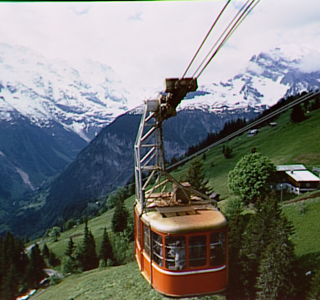
#> input picture python_image_manipulation/tp2/cablecar.BMP, 320 x 300 px
$ python exo.py
#> lines starting #> are read from the running program, lines starting #| are printed output that depends on the picture; after the words box and inside, x2 and y2 are one past the last pixel; in counts of white or black regions, pixels touching at a corner belong together
import cv2
import matplotlib.pyplot as plt
import numpy as np

# Read the image
img = cv2.imread('cablecar.BMP') #you can add a secnd paraneter as 0 to read it as gray
#> img is the input picture: shape (300, 320, 3); mean B, G, R 117.6, 120, 117.9
if img is None:
    print("Erreur : Impossible de charger l'image.")
    exit()

height, width, _ = img.shape
#> height = 300; width = 320
bloc  = (width)//3
#> bloc = 106
end = bloc + bloc
#> end = 212

gg = img[:, bloc:end ]
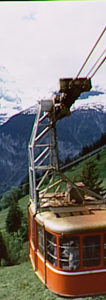
#> gg: shape (300, 106, 3); mean B, G, R 121, 125.7, 132.1

gg = cv2.cvtColor(gg, cv2.COLOR_BGR2GRAY)
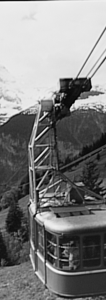
#> gg: shape (300, 106); min 0, max 250, mean 127.1

threshold = 127

_,bg = cv2.threshold(gg, threshold, 255, cv2.THRESH_BINARY)
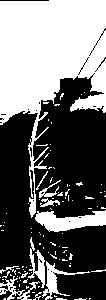
#> bg: shape (300, 106); 43.8% white; 103 white regions (91 under 20 px), largest, box (x1, y1, x2, y2) and area: (0, 0, 106, 218) 11216, (35, 210, 106, 232) 942, (42, 261, 90, 300) 406
bg = cv2.cvtColor(bg, cv2.COLOR_GRAY2BGR)

img[:, bloc:end] = bg
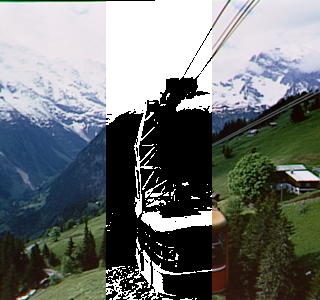
#> img: shape (300, 320, 3); mean B, G, R 114.5, 115.3, 111.1

img = cv2.cvtColor(img, cv2.COLOR_BGR2RGB)

figure, plots = plt.subplots(1, 1)

plots.imshow(img)
plots.axis('off')
plots.set_title('bobs your uncle')

plt.show()
